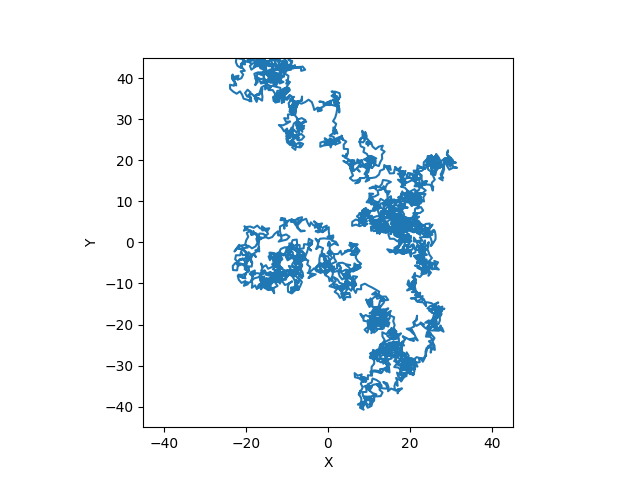

Here is the Python script that generated this plot:
import os
import numpy as np
import matplotlib.pyplot as plt


a = os.system("c++ walk.cpp -o walk.x")
a = os.system("./walk.x > walk.dat")

plt.figure()
data = np.loadtxt("walk.dat")
plt.plot(data[:,0], data[:,1])
plt.axis('square')
plt.xlim([-45, 45])
plt.ylim([-45, 45])
plt.xlabel('X')
plt.ylabel('Y')
plt.savefig("walk.png")
